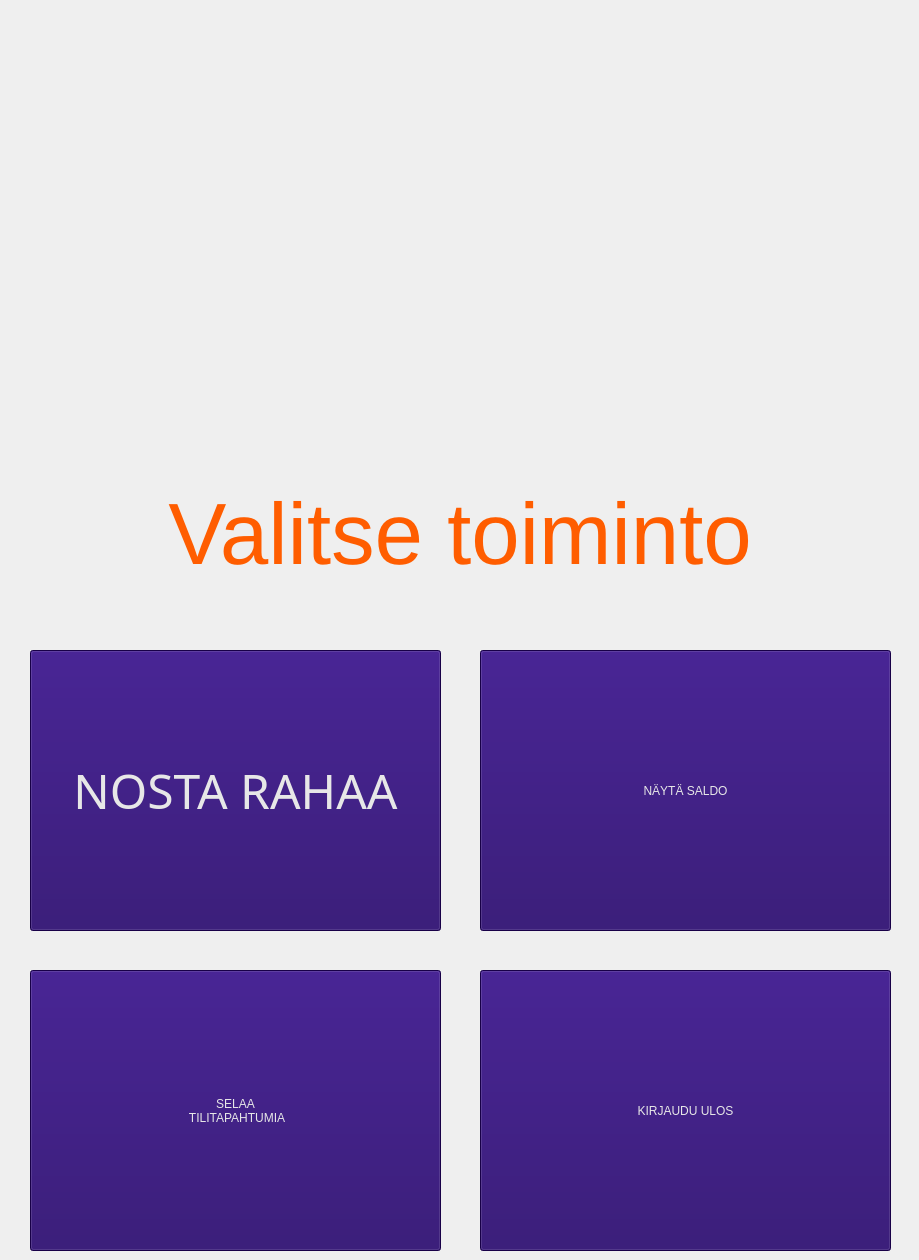
    <widget class="QWidget" name="page_3">
     <widget class="QLabel" name="label_5">
      <property name="geometry">
       <rect>
        <x>10</x>
        <y>400</y>
        <width>900</width>
        <height>271</height>
       </rect>
      </property>
      <property name="sizePolicy">
       <sizepolicy hsizetype="Preferred" vsizetype="Maximum">
        <horstretch>0</horstretch>
        <verstretch>0</verstretch>
       </sizepolicy>
      </property>
      <property name="palette">
       <palette>
        <active>
         <colorrole role="WindowText">
          <brush brushstyle="SolidPattern">
           <color alpha="255">
            <red>255</red>
            <green>93</green>
            <blue>0</blue>
           </color>
          </brush>
         </colorrole>
         <colorrole role="Button">
          <brush brushstyle="SolidPattern">
           <color alpha="255">
            <red>60</red>
            <green>60</green>
            <blue>60</blue>
           </color>
          </brush>
         </colorrole>
         <colorrole role="Base">
          <brush brushstyle="SolidPattern">
           <color alpha="255">
            <red>60</red>
            <green>60</green>
            <blue>60</blue>
           </color>
          </brush>
         </colorrole>
         <colorrole role="Window">
          <brush brushstyle="SolidPattern">
           <color alpha="255">
            <red>60</red>
            <green>60</green>
            <blue>60</blue>
           </color>
          </brush>
         </colorrole>
        </active>
        <inactive>
         <colorrole role="WindowText">
          <brush brushstyle="SolidPattern">
           <color alpha="255">
            <red>255</red>
            <green>93</green>
            <blue>0</blue>
           </color>
          </brush>
         </colorrole>
         <colorrole role="Button">
          <brush brushstyle="SolidPattern">
           <color alpha="255">
            <red>60</red>
            <green>60</green>
            <blue>60</blue>
           </color>
          </brush>
         </colorrole>
         <colorrole role="Base">
          <brush brushstyle="SolidPattern">
           <color alpha="255">
            <red>60</red>
            <green>60</green>
            <blue>60</blue>
           </color>
          </brush>
         </colorrole>
         <colorrole role="Window">
          <brush brushstyle="SolidPattern">
           <color alpha="255">
            <red>60</red>
            <green>60</green>
            <blue>60</blue>
           </color>
          </brush>
         </colorrole>
        </inactive>
        <disabled>
         <colorrole role="WindowText">
          <brush brushstyle="SolidPattern">
           <color alpha="127">
            <red>255</red>
            <green>255</green>
            <blue>255</blue>
           </color>
          </brush>
         </colorrole>
         <colorrole role="Button">
          <brush brushstyle="SolidPattern">
           <color alpha="255">
            <red>60</red>
            <green>60</green>
            <blue>60</blue>
           </color>
          </brush>
         </colorrole>
         <colorrole role="Base">
          <brush brushstyle="SolidPattern">
           <color alpha="255">
            <red>60</red>
            <green>60</green>
            <blue>60</blue>
           </color>
          </brush>
         </colorrole>
         <colorrole role="Window">
          <brush brushstyle="SolidPattern">
           <color alpha="255">
            <red>60</red>
            <green>60</green>
            <blue>60</blue>
           </color>
          </brush>
         </colorrole>
        </disabled>
       </palette>
      </property>
      <property name="font">
       <font>
        <family>MS UI Gothic</family>
        <pointsize>40</pointsize>
       </font>
      </property>
      <property name="text">
       <string>&lt;html&gt;&lt;head/&gt;&lt;body&gt;&lt;p align=&quot;center&quot;&gt;&lt;span style=&quot; font-size:65pt;&quot;&gt;Valitse toiminto&lt;/span&gt;&lt;/p&gt;&lt;/body&gt;&lt;/html&gt;</string>
      </property>
     </widget>
     <widget class="QPushButton" name="NostaRahaa">
      <property name="geometry">
       <rect>
        <x>30</x>
        <y>650</y>
        <width>411</width>
        <height>281</height>
       </rect>
      </property>
      <property name="palette">
       <palette>
        <active>
         <colorrole role="WindowText">
          <brush brushstyle="SolidPattern">
           <color alpha="255">
            <red>231</red>
            <green>231</green>
            <blue>231</blue>
           </color>
          </brush>
         </colorrole>
         <colorrole role="Button">
          <brush brushstyle="SolidPattern">
           <color alpha="255">
            <red>33</red>
            <green>0</green>
            <blue>100</blue>
           </color>
          </brush>
         </colorrole>
         <colorrole role="Dark">
          <brush brushstyle="SolidPattern">
           <color alpha="255">
            <red>255</red>
            <green>255</green>
            <blue>255</blue>
           </color>
          </brush>
         </colorrole>
         <colorrole role="Text">
          <brush brushstyle="SolidPattern">
           <color alpha="255">
            <red>231</red>
            <green>231</green>
            <blue>231</blue>
           </color>
          </brush>
         </colorrole>
         <colorrole role="ButtonText">
          <brush brushstyle="SolidPattern">
           <color alpha="255">
            <red>231</red>
            <green>231</green>
            <blue>231</blue>
           </color>
          </brush>
         </colorrole>
         <colorrole role="Base">
          <brush brushstyle="SolidPattern">
           <color alpha="255">
            <red>33</red>
            <green>0</green>
            <blue>100</blue>
           </color>
          </brush>
         </colorrole>
         <colorrole role="Window">
          <brush brushstyle="SolidPattern">
           <color alpha="255">
            <red>33</red>
            <green>0</green>
            <blue>100</blue>
           </color>
          </brush>
         </colorrole>
        </active>
        <inactive>
         <colorrole role="WindowText">
          <brush brushstyle="SolidPattern">
           <color alpha="255">
            <red>231</red>
            <green>231</green>
            <blue>231</blue>
           </color>
          </brush>
         </colorrole>
         <colorrole role="Button">
          <brush brushstyle="SolidPattern">
           <color alpha="255">
            <red>33</red>
            <green>0</green>
            <blue>100</blue>
           </color>
          </brush>
         </colorrole>
         <colorrole role="Dark">
          <brush brushstyle="SolidPattern">
           <color alpha="255">
            <red>255</red>
            <green>255</green>
            <blue>255</blue>
           </color>
          </brush>
         </colorrole>
         <colorrole role="Text">
          <brush brushstyle="SolidPattern">
           <color alpha="255">
            <red>231</red>
            <green>231</green>
            <blue>231</blue>
           </color>
          </brush>
         </colorrole>
         <colorrole role="ButtonText">
          <brush brushstyle="SolidPattern">
           <color alpha="255">
            <red>231</red>
            <green>231</green>
            <blue>231</blue>
           </color>
          </brush>
         </colorrole>
         <colorrole role="Base">
          <brush brushstyle="SolidPattern">
           <color alpha="255">
            <red>33</red>
            <green>0</green>
            <blue>100</blue>
           </color>
          </brush>
         </colorrole>
         <colorrole role="Window">
          <brush brushstyle="SolidPattern">
           <color alpha="255">
            <red>33</red>
            <green>0</green>
            <blue>100</blue>
           </color>
          </brush>
         </colorrole>
        </inactive>
        <disabled>
         <colorrole role="WindowText">
          <brush brushstyle="SolidPattern">
           <color alpha="255">
            <red>255</red>
            <green>255</green>
            <blue>255</blue>
           </color>
          </brush>
         </colorrole>
         <colorrole role="Button">
          <brush brushstyle="SolidPattern">
           <color alpha="255">
            <red>33</red>
            <green>0</green>
            <blue>100</blue>
           </color>
          </brush>
         </colorrole>
         <colorrole role="Dark">
          <brush brushstyle="SolidPattern">
           <color alpha="255">
            <red>255</red>
            <green>255</green>
            <blue>255</blue>
           </color>
          </brush>
         </colorrole>
         <colorrole role="Text">
          <brush brushstyle="SolidPattern">
           <color alpha="255">
            <red>255</red>
            <green>255</green>
            <blue>255</blue>
           </color>
          </brush>
         </colorrole>
         <colorrole role="ButtonText">
          <brush brushstyle="SolidPattern">
           <color alpha="255">
            <red>255</red>
            <green>255</green>
            <blue>255</blue>
           </color>
          </brush>
         </colorrole>
         <colorrole role="Base">
          <brush brushstyle="SolidPattern">
           <color alpha="255">
            <red>33</red>
            <green>0</green>
            <blue>100</blue>
           </color>
          </brush>
         </colorrole>
         <colorrole role="Window">
          <brush brushstyle="SolidPattern">
           <color alpha="255">
            <red>33</red>
            <green>0</green>
            <blue>100</blue>
           </color>
          </brush>
         </colorrole>
        </disabled>
       </palette>
      </property>
      <property name="font">
       <font>
        <family>Ebrima</family>
        <pointsize>36</pointsize>
        <weight>50</weight>
        <italic>false</italic>
        <bold>false</bold>
       </font>
      </property>
      <property name="mouseTracking">
       <bool>false</bool>
      </property>
      <property name="toolTip">
       <string/>
      </property>
      <property name="whatsThis">
       <string>font-color: white;</string>
      </property>
      <property name="styleSheet">
       <string notr="true">background-color: rgb(33, 0, 100);
font: 36pt &quot;Ebrima&quot;; </string>
      </property>
      <property name="text">
       <string>NOSTA RAHAA</string>
      </property>
     </widget>
     <widget class="QPushButton" name="NaytaSaldo">
      <property name="geometry">
       <rect>
        <x>480</x>
        <y>650</y>
        <width>411</width>
        <height>281</height>
       </rect>
      </property>
      <property name="palette">
       <palette>
        <active>
         <colorrole role="WindowText">
          <brush brushstyle="SolidPattern">
           <color alpha="255">
            <red>231</red>
            <green>231</green>
            <blue>231</blue>
           </color>
          </brush>
         </colorrole>
         <colorrole role="Button">
          <brush brushstyle="SolidPattern">
           <color alpha="255">
            <red>33</red>
            <green>0</green>
            <blue>100</blue>
           </color>
          </brush>
         </colorrole>
         <colorrole role="Dark">
          <brush brushstyle="SolidPattern">
           <color alpha="255">
            <red>255</red>
            <green>255</green>
            <blue>255</blue>
           </color>
          </brush>
         </colorrole>
         <colorrole role="Text">
          <brush brushstyle="SolidPattern">
           <color alpha="255">
            <red>231</red>
            <green>231</green>
            <blue>231</blue>
           </color>
          </brush>
         </colorrole>
         <colorrole role="ButtonText">
          <brush brushstyle="SolidPattern">
           <color alpha="255">
            <red>231</red>
            <green>231</green>
            <blue>231</blue>
           </color>
          </brush>
         </colorrole>
         <colorrole role="Base">
          <brush brushstyle="SolidPattern">
           <color alpha="255">
            <red>33</red>
            <green>0</green>
            <blue>100</blue>
           </color>
          </brush>
         </colorrole>
         <colorrole role="Window">
          <brush brushstyle="SolidPattern">
           <color alpha="255">
            <red>33</red>
            <green>0</green>
            <blue>100</blue>
           </color>
          </brush>
         </colorrole>
        </active>
        <inactive>
         <colorrole role="WindowText">
          <brush brushstyle="SolidPattern">
           <color alpha="255">
            <red>231</red>
            <green>231</green>
            <blue>231</blue>
           </color>
          </brush>
         </colorrole>
         <colorrole role="Button">
          <brush brushstyle="SolidPattern">
           <color alpha="255">
            <red>33</red>
            <green>0</green>
            <blue>100</blue>
           </color>
          </brush>
         </colorrole>
         <colorrole role="Dark">
          <brush brushstyle="SolidPattern">
           <color alpha="255">
            <red>255</red>
            <green>255</green>
            <blue>255</blue>
           </color>
          </brush>
         </colorrole>
         <colorrole role="Text">
          <brush brushstyle="SolidPattern">
           <color alpha="255">
            <red>231</red>
            <green>231</green>
            <blue>231</blue>
           </color>
          </brush>
         </colorrole>
         <colorrole role="ButtonText">
          <brush brushstyle="SolidPattern">
           <color alpha="255">
            <red>231</red>
            <green>231</green>
            <blue>231</blue>
           </color>
          </brush>
         </colorrole>
         <colorrole role="Base">
          <brush brushstyle="SolidPattern">
           <color alpha="255">
            <red>33</red>
            <green>0</green>
            <blue>100</blue>
           </color>
          </brush>
         </colorrole>
         <colorrole role="Window">
          <brush brushstyle="SolidPattern">
           <color alpha="255">
            <red>33</red>
            <green>0</green>
            <blue>100</blue>
           </color>
          </brush>
         </colorrole>
        </inactive>
        <disabled>
         <colorrole role="WindowText">
          <brush brushstyle="SolidPattern">
           <color alpha="255">
            <red>255</red>
            <green>255</green>
            <blue>255</blue>
           </color>
          </brush>
         </colorrole>
         <colorrole role="Button">
          <brush brushstyle="SolidPattern">
           <color alpha="255">
            <red>33</red>
            <green>0</green>
            <blue>100</blue>
           </color>
          </brush>
         </colorrole>
         <colorrole role="Dark">
          <brush brushstyle="SolidPattern">
           <color alpha="255">
            <red>255</red>
            <green>255</green>
            <blue>255</blue>
           </color>
          </brush>
         </colorrole>
         <colorrole role="Text">
          <brush brushstyle="SolidPattern">
           <color alpha="255">
            <red>255</red>
            <green>255</green>
            <blue>255</blue>
           </color>
          </brush>
         </colorrole>
         <colorrole role="ButtonText">
          <brush brushstyle="SolidPattern">
           <color alpha="255">
            <red>255</red>
            <green>255</green>
            <blue>255</blue>
           </color>
          </brush>
         </colorrole>
         <colorrole role="Base">
          <brush brushstyle="SolidPattern">
           <color alpha="255">
            <red>33</red>
            <green>0</green>
            <blue>100</blue>
           </color>
          </brush>
         </colorrole>
         <colorrole role="Window">
          <brush brushstyle="SolidPattern">
           <color alpha="255">
            <red>33</red>
            <green>0</green>
            <blue>100</blue>
           </color>
          </brush>
         </colorrole>
        </disabled>
       </palette>
      </property>
      <property name="mouseTracking">
       <bool>true</bool>
      </property>
      <property name="styleSheet">
       <string notr="true">background-color: rgb(33, 0, 100);
font: 36pt &quot;Ebrima&quot;; </string>
      </property>
      <property name="text">
       <string>NÄYTÄ SALDO</string>
      </property>
     </widget>
     <widget class="QPushButton" name="SelaaTili">
      <property name="geometry">
       <rect>
        <x>30</x>
        <y>970</y>
        <width>411</width>
        <height>281</height>
       </rect>
      </property>
      <property name="palette">
       <palette>
        <active>
         <colorrole role="WindowText">
          <brush brushstyle="SolidPattern">
           <color alpha="255">
            <red>231</red>
            <green>231</green>
            <blue>231</blue>
           </color>
          </brush>
         </colorrole>
         <colorrole role="Button">
          <brush brushstyle="SolidPattern">
           <color alpha="255">
            <red>33</red>
            <green>0</green>
            <blue>100</blue>
           </color>
          </brush>
         </colorrole>
         <colorrole role="Dark">
          <brush brushstyle="SolidPattern">
           <color alpha="255">
            <red>255</red>
            <green>255</green>
            <blue>255</blue>
           </color>
          </brush>
         </colorrole>
         <colorrole role="Text">
          <brush brushstyle="SolidPattern">
           <color alpha="255">
            <red>231</red>
            <green>231</green>
            <blue>231</blue>
           </color>
          </brush>
         </colorrole>
         <colorrole role="ButtonText">
          <brush brushstyle="SolidPattern">
           <color alpha="255">
            <red>231</red>
            <green>231</green>
            <blue>231</blue>
           </color>
          </brush>
         </colorrole>
         <colorrole role="Base">
          <brush brushstyle="SolidPattern">
           <color alpha="255">
            <red>33</red>
            <green>0</green>
            <blue>100</blue>
           </color>
          </brush>
         </colorrole>
         <colorrole role="Window">
          <brush brushstyle="SolidPattern">
           <color alpha="255">
            <red>33</red>
            <green>0</green>
            <blue>100</blue>
           </color>
          </brush>
         </colorrole>
         <colorrole role="Highlight">
          <brush brushstyle="SolidPattern">
           <color alpha="102">
            <red>255</red>
            <green>255</green>
            <blue>255</blue>
           </color>
          </brush>
         </colorrole>
         <colorrole role="NoRole">
          <brush brushstyle="SolidPattern">
           <color alpha="255">
            <red>255</red>
            <green>255</green>
            <blue>255</blue>
           </color>
          </brush>
         </colorrole>
         <colorrole role="ToolTipBase">
          <brush brushstyle="SolidPattern">
           <color alpha="102">
            <red>255</red>
            <green>255</green>
            <blue>255</blue>
           </color>
          </brush>
         </colorrole>
        </active>
        <inactive>
         <colorrole role="WindowText">
          <brush brushstyle="SolidPattern">
           <color alpha="255">
            <red>231</red>
            <green>231</green>
            <blue>231</blue>
           </color>
          </brush>
         </colorrole>
         <colorrole role="Button">
          <brush brushstyle="SolidPattern">
           <color alpha="255">
            <red>33</red>
            <green>0</green>
            <blue>100</blue>
           </color>
          </brush>
         </colorrole>
         <colorrole role="Dark">
          <brush brushstyle="SolidPattern">
           <color alpha="255">
            <red>255</red>
            <green>255</green>
            <blue>255</blue>
           </color>
          </brush>
         </colorrole>
         <colorrole role="Text">
          <brush brushstyle="SolidPattern">
           <color alpha="255">
            <red>231</red>
            <green>231</green>
            <blue>231</blue>
           </color>
          </brush>
         </colorrole>
         <colorrole role="ButtonText">
          <brush brushstyle="SolidPattern">
           <color alpha="255">
            <red>231</red>
            <green>231</green>
            <blue>231</blue>
           </color>
          </brush>
         </colorrole>
         <colorrole role="Base">
          <brush brushstyle="SolidPattern">
           <color alpha="255">
            <red>33</red>
            <green>0</green>
            <blue>100</blue>
           </color>
          </brush>
         </colorrole>
         <colorrole role="Window">
          <brush brushstyle="SolidPattern">
           <color alpha="255">
            <red>33</red>
            <green>0</green>
            <blue>100</blue>
           </color>
          </brush>
         </colorrole>
         <colorrole role="Highlight">
          <brush brushstyle="SolidPattern">
           <color alpha="102">
            <red>255</red>
            <green>255</green>
            <blue>255</blue>
           </color>
          </brush>
         </colorrole>
         <colorrole role="NoRole">
          <brush brushstyle="SolidPattern">
           <color alpha="255">
            <red>255</red>
            <green>255</green>
            <blue>255</blue>
           </color>
          </brush>
         </colorrole>
         <colorrole role="ToolTipBase">
          <brush brushstyle="SolidPattern">
           <color alpha="102">
            <red>255</red>
            <green>255</green>
            <blue>255</blue>
           </color>
          </brush>
         </colorrole>
        </inactive>
        <disabled>
         <colorrole role="WindowText">
          <brush brushstyle="SolidPattern">
           <color alpha="255">
            <red>255</red>
            <green>255</green>
            <blue>255</blue>
           </color>
          </brush>
         </colorrole>
         <colorrole role="Button">
          <brush brushstyle="SolidPattern">
           <color alpha="255">
            <red>33</red>
            <green>0</green>
            <blue>100</blue>
           </color>
          </brush>
         </colorrole>
         <colorrole role="Dark">
          <brush brushstyle="SolidPattern">
           <color alpha="255">
            <red>255</red>
            <green>255</green>
            <blue>255</blue>
           </color>
          </brush>
         </colorrole>
         <colorrole role="Text">
          <brush brushstyle="SolidPattern">
           <color alpha="255">
            <red>255</red>
            <green>255</green>
            <blue>255</blue>
           </color>
          </brush>
         </colorrole>
         <colorrole role="ButtonText">
          <brush brushstyle="SolidPattern">
           <color alpha="255">
            <red>255</red>
            <green>255</green>
            <blue>255</blue>
           </color>
          </brush>
         </colorrole>
         <colorrole role="Base">
          <brush brushstyle="SolidPattern">
           <color alpha="255">
            <red>33</red>
            <green>0</green>
            <blue>100</blue>
           </color>
          </brush>
         </colorrole>
         <colorrole role="Window">
          <brush brushstyle="SolidPattern">
           <color alpha="255">
            <red>33</red>
            <green>0</green>
            <blue>100</blue>
           </color>
          </brush>
         </colorrole>
         <colorrole role="Highlight">
          <brush brushstyle="SolidPattern">
           <color alpha="102">
            <red>0</red>
            <green>0</green>
            <blue>0</blue>
           </color>
          </brush>
         </colorrole>
         <colorrole role="NoRole">
          <brush brushstyle="SolidPattern">
           <color alpha="255">
            <red>255</red>
            <green>255</green>
            <blue>255</blue>
           </color>
          </brush>
         </colorrole>
         <colorrole role="ToolTipBase">
          <brush brushstyle="SolidPattern">
           <color alpha="102">
            <red>255</red>
            <green>255</green>
            <blue>255</blue>
           </color>
          </brush>
         </colorrole>
        </disabled>
       </palette>
      </property>
      <property name="toolTip">
       <string/>
      </property>
      <property name="whatsThis">
       <string/>
      </property>
      <property name="styleSheet">
       <string notr="true">background-color: rgb(33, 0, 100);
font: 36pt &quot;Ebrima&quot;; </string>
      </property>
      <property name="text">
       <string>SELAA
 TILITAPAHTUMIA</string>
      </property>
     </widget>
     <widget class="QPushButton" name="KirjauduUlos">
      <property name="geometry">
       <rect>
        <x>480</x>
        <y>970</y>
        <width>411</width>
        <height>281</height>
       </rect>
      </property>
      <property name="palette">
       <palette>
        <active>
         <colorrole role="WindowText">
          <brush brushstyle="SolidPattern">
           <color alpha="255">
            <red>231</red>
            <green>231</green>
            <blue>231</blue>
           </color>
          </brush>
         </colorrole>
         <colorrole role="Button">
          <brush brushstyle="SolidPattern">
           <color alpha="255">
            <red>33</red>
            <green>0</green>
            <blue>100</blue>
           </color>
          </brush>
         </colorrole>
         <colorrole role="Dark">
          <brush brushstyle="SolidPattern">
           <color alpha="255">
            <red>255</red>
            <green>255</green>
            <blue>255</blue>
           </color>
          </brush>
         </colorrole>
         <colorrole role="Text">
          <brush brushstyle="SolidPattern">
           <color alpha="255">
            <red>231</red>
            <green>231</green>
            <blue>231</blue>
           </color>
          </brush>
         </colorrole>
         <colorrole role="ButtonText">
          <brush brushstyle="SolidPattern">
           <color alpha="255">
            <red>231</red>
            <green>231</green>
            <blue>231</blue>
           </color>
          </brush>
         </colorrole>
         <colorrole role="Base">
          <brush brushstyle="SolidPattern">
           <color alpha="255">
            <red>33</red>
            <green>0</green>
            <blue>100</blue>
           </color>
          </brush>
         </colorrole>
         <colorrole role="Window">
          <brush brushstyle="SolidPattern">
           <color alpha="255">
            <red>33</red>
            <green>0</green>
            <blue>100</blue>
           </color>
          </brush>
         </colorrole>
        </active>
        <inactive>
         <colorrole role="WindowText">
          <brush brushstyle="SolidPattern">
           <color alpha="255">
            <red>231</red>
            <green>231</green>
            <blue>231</blue>
           </color>
          </brush>
         </colorrole>
         <colorrole role="Button">
          <brush brushstyle="SolidPattern">
           <color alpha="255">
            <red>33</red>
            <green>0</green>
            <blue>100</blue>
           </color>
          </brush>
         </colorrole>
         <colorrole role="Dark">
          <brush brushstyle="SolidPattern">
           <color alpha="255">
            <red>255</red>
            <green>255</green>
            <blue>255</blue>
           </color>
          </brush>
         </colorrole>
         <colorrole role="Text">
          <brush brushstyle="SolidPattern">
           <color alpha="255">
            <red>231</red>
            <green>231</green>
            <blue>231</blue>
           </color>
          </brush>
         </colorrole>
         <colorrole role="ButtonText">
          <brush brushstyle="SolidPattern">
           <color alpha="255">
            <red>231</red>
            <green>231</green>
            <blue>231</blue>
           </color>
          </brush>
         </colorrole>
         <colorrole role="Base">
          <brush brushstyle="SolidPattern">
           <color alpha="255">
            <red>33</red>
            <green>0</green>
            <blue>100</blue>
           </color>
          </brush>
         </colorrole>
         <colorrole role="Window">
          <brush brushstyle="SolidPattern">
           <color alpha="255">
            <red>33</red>
            <green>0</green>
            <blue>100</blue>
           </color>
          </brush>
         </colorrole>
        </inactive>
        <disabled>
         <colorrole role="WindowText">
          <brush brushstyle="SolidPattern">
           <color alpha="255">
            <red>255</red>
            <green>255</green>
            <blue>255</blue>
           </color>
          </brush>
         </colorrole>
         <colorrole role="Button">
          <brush brushstyle="SolidPattern">
           <color alpha="255">
            <red>33</red>
            <green>0</green>
            <blue>100</blue>
           </color>
          </brush>
         </colorrole>
         <colorrole role="Dark">
          <brush brushstyle="SolidPattern">
           <color alpha="255">
            <red>255</red>
            <green>255</green>
            <blue>255</blue>
           </color>
          </brush>
         </colorrole>
         <colorrole role="Text">
          <brush brushstyle="SolidPattern">
           <color alpha="255">
            <red>255</red>
            <green>255</green>
            <blue>255</blue>
           </color>
          </brush>
         </colorrole>
         <colorrole role="ButtonText">
          <brush brushstyle="SolidPattern">
           <color alpha="255">
            <red>255</red>
            <green>255</green>
            <blue>255</blue>
           </color>
          </brush>
         </colorrole>
         <colorrole role="Base">
          <brush brushstyle="SolidPattern">
           <color alpha="255">
            <red>33</red>
            <green>0</green>
            <blue>100</blue>
           </color>
          </brush>
         </colorrole>
         <colorrole role="Window">
          <brush brushstyle="SolidPattern">
           <color alpha="255">
            <red>33</red>
            <green>0</green>
            <blue>100</blue>
           </color>
          </brush>
         </colorrole>
        </disabled>
       </palette>
      </property>
      <property name="styleSheet">
       <string notr="true">background-color: rgb(33, 0, 100);
font: 36pt &quot;Ebrima&quot;; </string>
      </property>
      <property name="text">
       <string>KIRJAUDU ULOS</string>
      </property>
     </widget>
    </widget>
